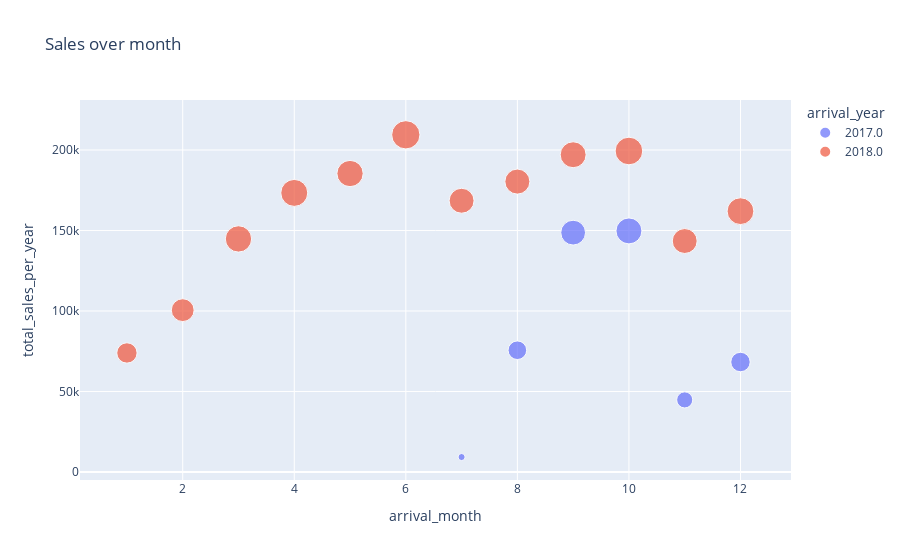

Source (notebook cell):
### Code cell
fig = px.scatter(price_df, x="arrival_month", y="total_sales_per_year", color="arrival_year",
                 size='total_bookings',title="Sales over month")
fig.show()

### Figure 1 — Plotly figure (JSON) as saved in the notebook; plotly's stock layout.template omitted (floating-point values rounded to 4 significant figures)
{"data": [{"hovertemplate": "arrival_year=2017.0<br>arrival_month=%{x}<br>total_sales_per_year=%{y}<br>total_bookings=%{marker.size}<extra></extra>", "legendgroup": "2017.0", "marker": {"color": "#636efa", "size": [120, 829, 1467, 1611, 620, 906], "sizemode": "area", "sizeref": 4.78, "symbol": "circle"}, "mode": "markers", "name": "2017.0", "orientation": "v", "showlegend": true, "type": "scatter", "x": [7, 8, 9, 10, 11, 12], "xaxis": "x", "y": [9317.0, 75640.0, 148700.0, 149700.0, 44800.0, 68330.0], "yaxis": "y"}, {"hovertemplate": "arrival_year=2018.0<br>arrival_month=%{x}<br>total_sales_per_year=%{y}<br>total_bookings=%{marker.size}<extra></extra>", "legendgroup": "2018.0", "marker": {"color": "#EF553B", "size": [990, 1244, 1658, 1741, 1650, 1912, 1486, 1496, 1606, 1826, 1485, 1713], "sizemode": "area", "sizeref": 4.78, "symbol": "circle"}, "mode": "markers", "name": "2018.0", "orientation": "v", "showlegend": true, "type": "scatter", "x": [1, 2, 3, 4, 5, 6, 7, 8, 9, 10, 11, 12], "xaxis": "x", "y": [73950.0, 100500.0, 144800.0, 173300.0, 185400.0, 209400.0, 168500.0, 180400.0, 197000.0, 199400.0, 143500.0, 162000.0], "yaxis": "y"}], "layout": {"legend": {"itemsizing": "constant", "title": {"text": "arrival_year"}, "tracegroupgap": 0}, "title": {"text": "Sales over month"}, "xaxis": {"anchor": "y", "domain": [0, 1], "title": {"text": "arrival_month"}}, "yaxis": {"anchor": "x", "domain": [0, 1], "title": {"text": "total_sales_per_year"}}}}
